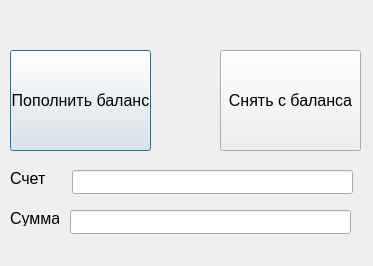
<?xml version="1.0" encoding="UTF-8"?>
<ui version="4.0">
 <class>atmwindow</class>
 <widget class="QDialog" name="atmwindow">
  <property name="geometry">
   <rect>
    <x>0</x>
    <y>0</y>
    <width>373</width>
    <height>266</height>
   </rect>
  </property>
  <property name="windowTitle">
   <string>Dialog</string>
  </property>
  <widget class="QPushButton" name="creditButton">
   <property name="geometry">
    <rect>
     <x>10</x>
     <y>50</y>
     <width>141</width>
     <height>101</height>
    </rect>
   </property>
   <property name="font">
    <font>
     <pointsize>12</pointsize>
    </font>
   </property>
   <property name="text">
    <string>Пополнить баланс</string>
   </property>
  </widget>
  <widget class="QPushButton" name="depositButton">
   <property name="geometry">
    <rect>
     <x>220</x>
     <y>50</y>
     <width>141</width>
     <height>101</height>
    </rect>
   </property>
   <property name="font">
    <font>
     <pointsize>12</pointsize>
    </font>
   </property>
   <property name="text">
    <string>Снять с баланса</string>
   </property>
  </widget>
  <widget class="QLineEdit" name="billLineEdit">
   <property name="geometry">
    <rect>
     <x>72</x>
     <y>170</y>
     <width>281</width>
     <height>24</height>
    </rect>
   </property>
  </widget>
  <widget class="QLineEdit" name="amountLineEdit">
   <property name="geometry">
    <rect>
     <x>70</x>
     <y>210</y>
     <width>281</width>
     <height>24</height>
    </rect>
   </property>
  </widget>
  <widget class="QLabel" name="label">
   <property name="geometry">
    <rect>
     <x>10</x>
     <y>170</y>
     <width>49</width>
     <height>16</height>
    </rect>
   </property>
   <property name="font">
    <font>
     <pointsize>12</pointsize>
    </font>
   </property>
   <property name="text">
    <string>Счет</string>
   </property>
  </widget>
  <widget class="QLabel" name="label_2">
   <property name="geometry">
    <rect>
     <x>10</x>
     <y>210</y>
     <width>49</width>
     <height>16</height>
    </rect>
   </property>
   <property name="font">
    <font>
     <pointsize>12</pointsize>
    </font>
   </property>
   <property name="text">
    <string>Сумма</string>
   </property>
  </widget>
 </widget>
 <resources/>
 <connections/>
</ui>
